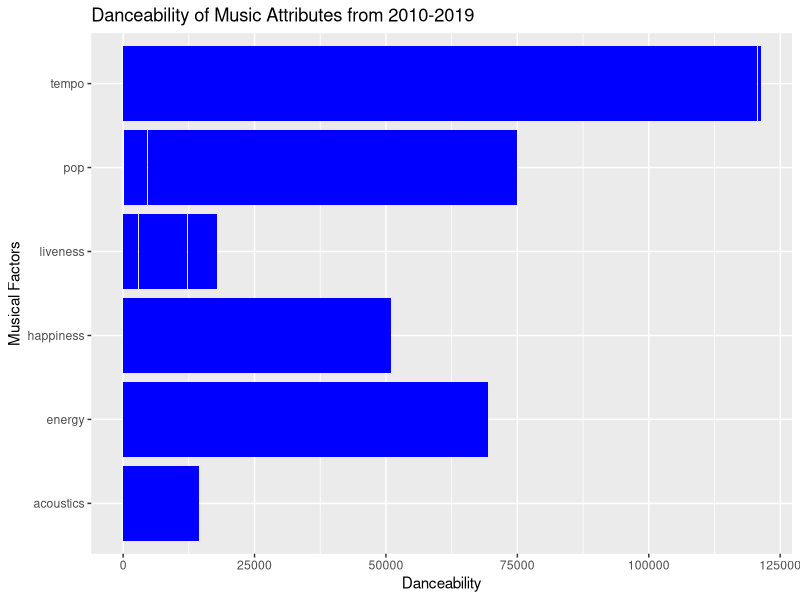

Recreate this plot in R.
#Chart 1 Most Important Factors in the Dancebility of Songs from 2010-2019

#Load ggplot and dplyr packages
library(dplyr)
library(tidyverse)
library(ggplot2)

#load the data
#url : https://www.kaggle.com/datasets/amey22/spotify-top-100-songs-of-2010-2019
decade_data <- read.csv("Spotify Top 100 Songs of 2010-2019.csv")

#create new dataframe 
attributes <- decade_data %>%
  summarize(tempo = bpm, energy = nrgy, pop = pop, acoustics = acous, happiness = val, liveness = live) %>%
  select(tempo, energy, pop, acoustics, happiness, liveness) %>%
  gather(key = top.year, value = dnce)

#create bar graph showing the danceability based on musical qualities 
dance_graph <- ggplot(data = attributes) +
  geom_bar(mapping = aes(x = dnce, y = top.year), stat = "identity", fill = "blue") +
  scale_fill_discrete(labels = "beats per minute", "energy", "decibel") +
  labs(y = "Musical Factors", x = "Danceability") +
  ggtitle("Danceability of Music Attributes from 2010-2019")

dance_graph 